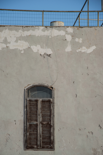
#> input picture evaluation/PIRM_valset_10/4x_downsampled/1.png, 103 x 155 px, given in place of 201.png, which was not available
$ python bicubic_interp.py   (older library calls are emulated)
#> lines starting #> are read from the running program, lines starting #| are printed output that depends on the picture
# Perform bicubic interpolation on low resolution images to scale them up

import scipy.misc
import numpy as np

# Image IDs from PRIM test set
img_ids = np.arange(201,301)

# Scaling factor
scale = 4

for i in img_ids:
    # Read image
    path = '../evaluation/PIRM_testset/4x_downsampled/'+str(i)+'.png'
    img = scipy.misc.imread(path)
#> img is the input picture: shape (155, 103, 3); mean R, G, B 135.4, 138.5, 137.5
    shape = img.shape
#> shape = (155, 103, 3)

    # Define new shape
    shape_SR = (shape[0]*scale, shape[1]*scale, shape[2])
#> shape_SR = (620, 412, 3)

    # Generate and save SR image
    img_SR = scipy.misc.imresize(img,shape_SR,interp='bicubic')
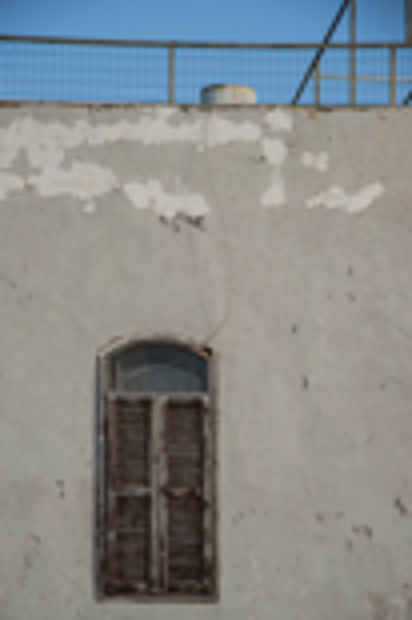
#> img_SR: shape (620, 412, 3); mean R, G, B 135.3, 138.5, 137.5
    fileName = '../results/bicubic_interp/'+str(i)+'.png'
    scipy.misc.imsave(fileName, img_SR)
#> pass 2 of the loop `for i in img_ids:`:
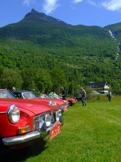
#> input picture evaluation/PIRM_valset_10/4x_downsampled/10.png, 121 x 162 px, given in place of 202.png, which was not available
#> img is the input picture: shape (162, 121, 3); mean R, G, B 81.4, 96, 74.3
#> `img_SR = scipy.misc.imresize(img,shape_SR,interp='bicubic')`:
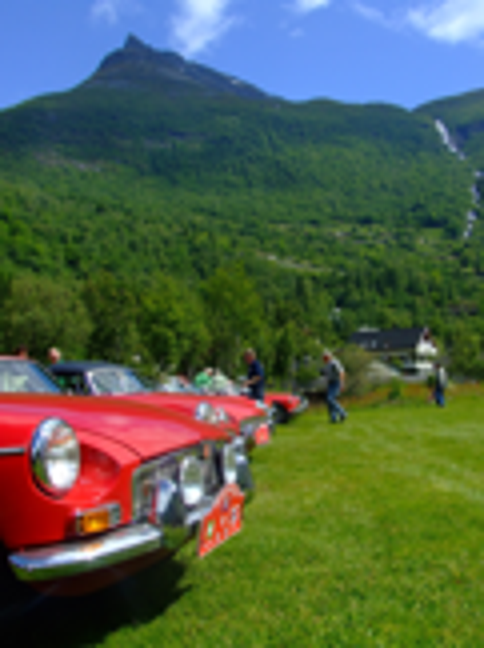
#> img_SR: shape (648, 484, 3); mean R, G, B 81.4, 96, 74.3
#> (the run stopped early here; a loop or call above may not have finished)
